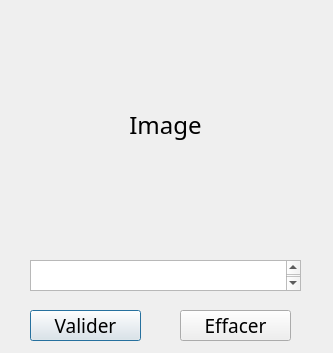
<?xml version="1.0" encoding="UTF-8"?>
<ui version="4.0">
 <class>Dialog</class>
 <widget class="QDialog" name="Dialog">
  <property name="geometry">
   <rect>
    <x>0</x>
    <y>0</y>
    <width>333</width>
    <height>353</height>
   </rect>
  </property>
  <property name="font">
   <font>
    <family>Calibri</family>
    <pointsize>16</pointsize>
   </font>
  </property>
  <property name="windowTitle">
   <string>Dialog</string>
  </property>
  <property name="autoFillBackground">
   <bool>false</bool>
  </property>
  <widget class="QLabel" name="label">
   <property name="geometry">
    <rect>
     <x>20</x>
     <y>10</y>
     <width>291</width>
     <height>231</height>
    </rect>
   </property>
   <property name="font">
    <font>
     <family>Calibri Light</family>
    </font>
   </property>
   <property name="text">
    <string>&lt;html&gt;&lt;head/&gt;&lt;body&gt;&lt;p&gt;&lt;span style=&quot; font-size:18pt;&quot;&gt;Image&lt;/span&gt;&lt;/p&gt;&lt;/body&gt;&lt;/html&gt;</string>
   </property>
   <property name="alignment">
    <set>Qt::AlignCenter</set>
   </property>
  </widget>
  <widget class="QPushButton" name="pushButton">
   <property name="geometry">
    <rect>
     <x>30</x>
     <y>310</y>
     <width>111</width>
     <height>31</height>
    </rect>
   </property>
   <property name="font">
    <font>
     <family>Calibri Light</family>
     <pointsize>14</pointsize>
    </font>
   </property>
   <property name="text">
    <string>Valider</string>
   </property>
  </widget>
  <widget class="QTextEdit" name="textEdit">
   <property name="geometry">
    <rect>
     <x>30</x>
     <y>260</y>
     <width>271</width>
     <height>31</height>
    </rect>
   </property>
   <property name="font">
    <font>
     <family>Calibri Light</family>
     <pointsize>12</pointsize>
    </font>
   </property>
  </widget>
  <widget class="QPushButton" name="pushButton_2">
   <property name="geometry">
    <rect>
     <x>180</x>
     <y>310</y>
     <width>111</width>
     <height>31</height>
    </rect>
   </property>
   <property name="font">
    <font>
     <family>Calibri Light</family>
     <pointsize>14</pointsize>
    </font>
   </property>
   <property name="text">
    <string>Effacer</string>
   </property>
  </widget>
 </widget>
 <resources/>
 <connections/>
</ui>
